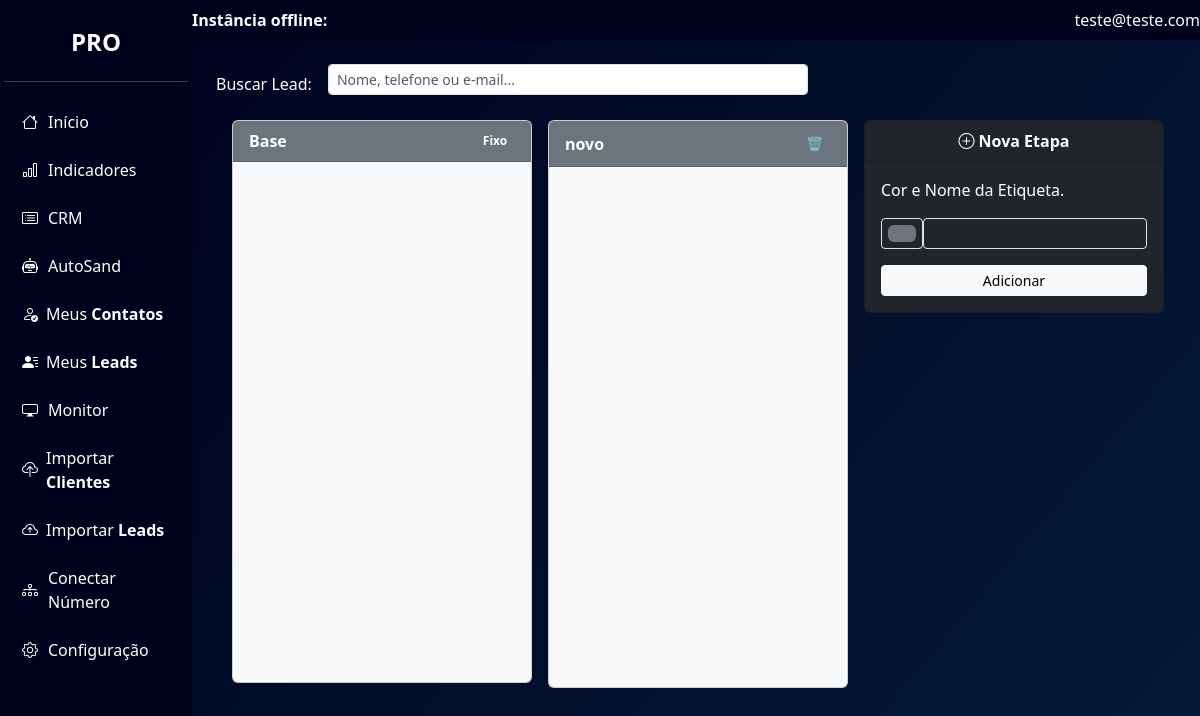
The page /painel&loc=crm (signed in) on the database as committed earlier.
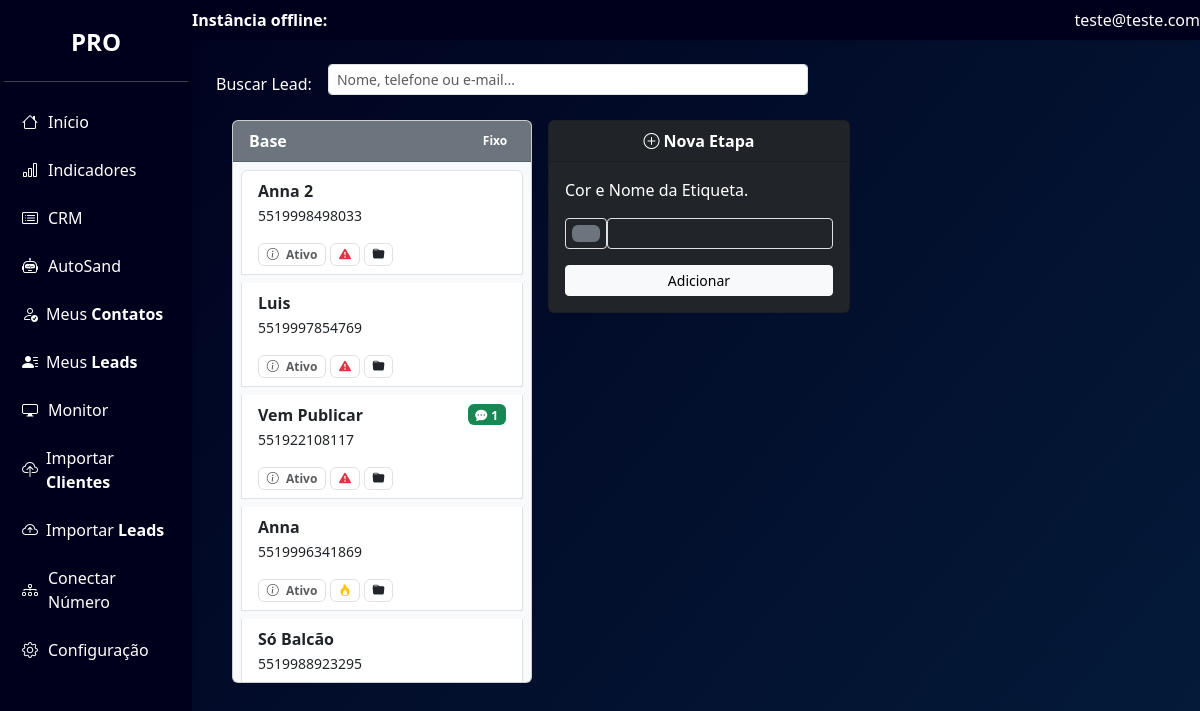
The same page on the database as committed later.
### tables this page shows
CREATE TABLE "etapas_crm" (id INTEGER PRIMARY KEY AUTOINCREMENT, nome TEXT NOT NULL);

CREATE TABLE contatos (
  id INTEGER PRIMARY KEY AUTOINCREMENT,
  telefone TEXT NOT NULL,
  nome TEXT,
  email TEXT,
  status TEXT,
  etiqueta TEXT,
  mensagem TEXT,
  informacao TEXT,
  retorno TEXT,
  data TEXT,
  prioridade TEXT,
  variavelA TEXT,
  variavelB TEXT,
  variavelC TEXT,
  data_alteracao TEXT,
  data_criacao TEXT DEFAULT CURRENT_TIMESTAMP,
  ultimo_envio TEXT,
  grupoA TEXT,
  grupoB TEXT,
  grupoC TEXT,
  ultima_mensagem TEXT
, `notifica` TEXT);

### init/listar_etapas.php (called while the page is built, shortened)
<?php
$pastaHash = sha1($_SESSION['email']);
$caminhoBanco = "clientes/{$pastaHash}/meubanco.sqlite";
$db = new SQLite3($caminhoBanco);
$db->exec("CREATE TABLE IF NOT EXISTS etapas_crm (
    id INTEGER PRIMARY KEY AUTOINCREMENT,
    nome TEXT NOT NULL
)");
$etapas = [['id' => 0, 'nome' => 'Base']];
$res = $db->query("SELECT * FROM etapas_crm WHERE nome != 'Base' ORDER BY id ASC LIMIT 9");
while ($row = $res->fetchArray(SQLITE3_ASSOC)) {
    $etapas[] = $row;
}
$contatosPorEtapa = [];
foreach ($etapas as $etapa) {
    $stmt = $db->prepare("SELECT * FROM contatos WHERE etiqueta = ? ORDER BY prioridade DESC, nome ASC");
    $stmt->bindValue(1, $etapa['nome']);
    $resContatos = $stmt->execute();
    while ($contato = $resContatos->fetchArray(SQLITE3_ASSOC)) {
        $contatosPorEtapa[$etapa['nome']][] = $contato;
    }
}
?>

### func/geral.php (the view, shortened to what the changed rows need)
<?php
function badgeStatusCRM(array $contato): string {
    $html = '<div class="mt-2 d-flex flex-wrap gap-1">';
    $status = strtolower($contato['status'] ?? '');
    $iconeStatus = match ($status) {
        'lead'    => 'bi-person-plus',
        'pago'    => 'bi-check-circle-fill',
        'vencido' => 'bi-x-circle-fill',
        default   => 'bi-info-circle'
    };
    $corStatus = match ($status) {
        'lead'    => 'text-primary',
        'pago'    => 'text-success',
        'vencido' => 'text-danger',
        default   => 'text-muted'
    };
    $html .= "<span class='badge border {$corStatus}'><i class='bi {$iconeStatus} me-1' data-bs-toggle='tooltip' title='Status: " . ucfirst($status) . "'></i> " . ucfirst($status) . "</span>";
    if (!empty($contato['prioridade'])) {
        $prioridade = strtolower($contato['prioridade']);
        $iconePrioridade = match ($prioridade) {
            'crítica' => 'bi-exclamation-triangle-fill',
            'alta'    => 'bi-fire',
            'média'   => 'bi-hourglass-split',
            'baixa'   => 'bi-check2-circle',
            default   => 'bi-flag'
        };
        $corPrioridade = match ($prioridade) {
            'crítica' => 'text-danger',
            'alta'    => 'text-warning',
            'média'   => 'text-primary',
            'baixa'   => 'text-muted',
            default   => 'text-secondary'
        };
        $html .= "<span class='badge border {$corPrioridade}'><i class='bi {$iconePrioridade}' data-bs-toggle='tooltip' title='Prioridade: " . ucfirst($prioridade) . "'></i></span>";
    }
    if (!empty($contato['grupoA'])) {
        $html .= "<span class='badge border text-dark'><i class='bi bi-folder-fill' data-bs-toggle='tooltip' title='Grupo: " . htmlspecialchars($contato['grupoA']) . "'></i></span>";
    }
    $html .= '</div>';
    return $html;
}

### app/pages/crm.php (shortened to what the changed rows need)
<?php
include 'init/listar_etapas.php';
include 'func/geral.php';
?>
<link rel="stylesheet" href="https://cdn.jsdelivr.net/npm/bootstrap@5.3.0/dist/css/bootstrap.min.css">
<div class="container-fluid">
    <div class="row">
        <div class="etapas-scroll ms-4" style="position: relative; width: 80vw; left: calc(-1 * var(--bs-gutter-x)); overflow-x: auto; padding-bottom: 1rem;">
            <div class="d-flex flex-nowrap px-3" style="height: 75vh;">
                <?php foreach ($etapas as $etapa): ?>
                    <div class="me-3" style="min-width: 300px;">
                        <div class="card bg-light mb-3">
                            <div class="card-header d-flex justify-content-between align-items-center"
                                style="background-color: <?= htmlspecialchars($etapa['cor'] ?? '#6c757d') ?>; color: #fff;">
                                <span class="fw-bold"><?= htmlspecialchars($etapa['nome']) ?></span>
                                <?php if (strtolower($etapa['nome']) === 'base'): ?>
                                    <span class="badge bg-secondary">Fixo</span>
                                <?php else: ?>
                                    <button class="btn btn-sm btn-excluir-etapa text-white"
                                        data-id="<?= $etapa['id'] ?>" title="Excluir etapa"
                                        style="background: transparent; border: none;">🗑️</button>
                                <?php endif; ?>
                            </div>
                            <div class="card-body p-2" style="height: 65vh; overflow-y: auto;">
                                <ul class="list-group" id="etapa-<?= $etapa['id'] ?>" data-etapa="<?= htmlspecialchars($etapa['nome']) ?>">
                                    <?php foreach ($contatosPorEtapa[$etapa['nome']] ?? [] as $contato): ?>
                                        <li class="list-group-item mb-2" data-id="<?= $contato['id'] ?>"
                                            style="cursor: pointer;"
                                            onclick="abrirConversa(<?= $contato['id'] ?>, '<?= addslashes($contato['nome']) ?>', '<?= $contato['telefone'] ?>')">
                                            <div class="fw-bold d-flex justify-content-between align-items-center">
                                                <?= htmlspecialchars($contato['nome']) ?>
                                                <?php if (!empty($contato['notifica']) && $contato['notifica'] > 0): ?>
                                                    <span class="badge bg-success ms-2">
                                                        <i class="bi bi-chat-dots-fill me-1"></i><?= $contato['notifica'] ?>
                                                    </span>
                                                <?php endif; ?>
                                            </div>
                                            <div><small><?= htmlspecialchars($contato['telefone']) ?></small></div>
                                            <div class="mt-2 d-flex flex-wrap gap-1"><?= badgeStatusCRM($contato) ?></div>
                                        </li>
                                    <?php endforeach; ?>
                                </ul>
                            </div>
                        </div>
                    </div>
                <?php endforeach; ?>
            </div>
        </div>
    </div>
</div>

Rows that differ between the two databases and show on the page:
no longer on this page (row edited): etapas_crm: nome "novo"
now on this page (row edited): contatos: nome "Anna 2", telefone "5519998498033", status "Ativo"
now on this page (row edited): contatos: nome "Luis", telefone "5519997854769", status "Ativo"
now on this page (row edited): contatos: nome "Vem Publicar", notifica "1", telefone "551922108117", status "Ativo"
now on this page (row edited): contatos: nome "Anna", telefone "5519996341869", status "Ativo", prioridade "alta" (drawn)
now on this page (row edited): contatos: nome "Só Balcão", telefone "5519988923295"
